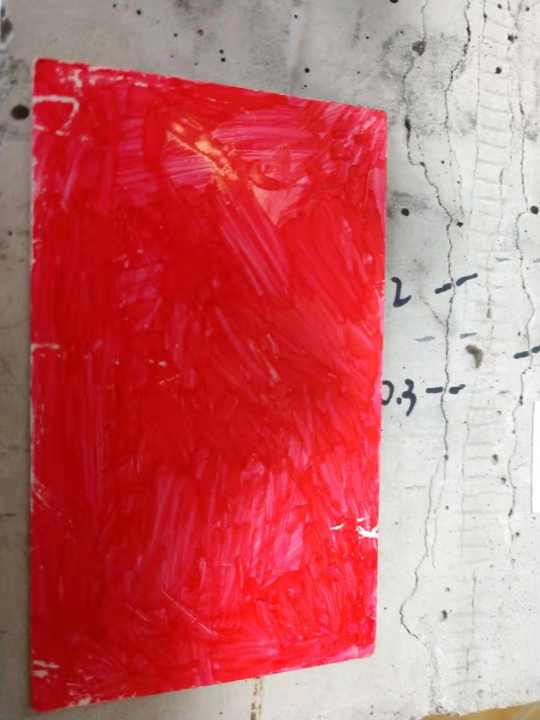
#> input picture image/1347512161.jpg, 1080 x 1440 px (shown at 1/2 size)
$ python -i gap.py   (imports and definitions only)   (older library calls are emulated)
#> lines starting #> are read from the running program, lines starting #| are printed output that depends on the picture
#> further down, picture is the input picture: shape (1440, 1080, 3); mean B, G, R 104, 100.3, 197.8
### module Gap finder

import os, sys,glob
import cv2, imutils
import numpy as np
import configparser

### ================= global var ==========================
is_show = False
is_save = True
ori_im = None
#ori_im = cv2.imread('./gap/gap_sample.jpg')

### ================= private func ========================

# [43 lines left out: functions im_draw, im_to_green, not called in this run]

### ================= process func ========================

### rgb img white_balance
def white_balance(im):
    r, g, b = cv2.split(im)
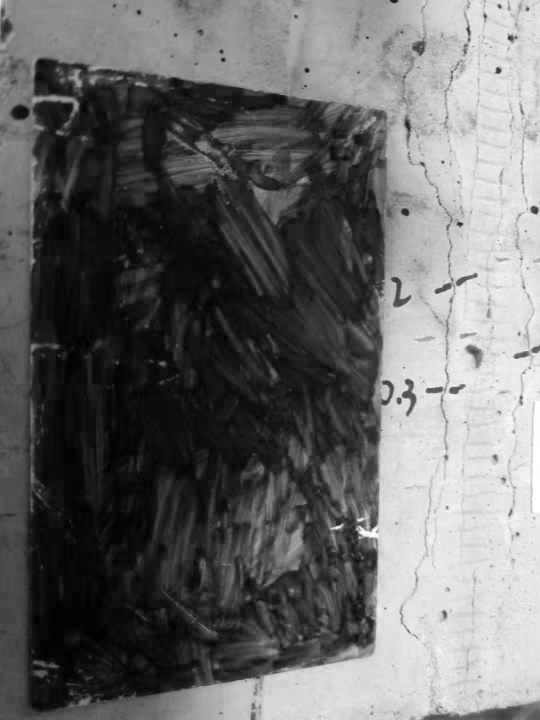
#> r: shape (1440, 1080) (shown at 1/2 size); min 0, max 255, mean 104
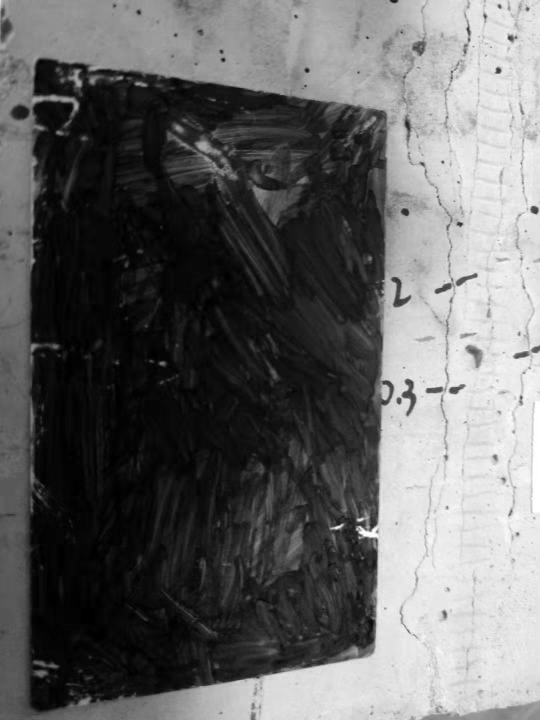
#> g: shape (1440, 1080) (shown at 1/2 size); min 0, max 255, mean 100.3
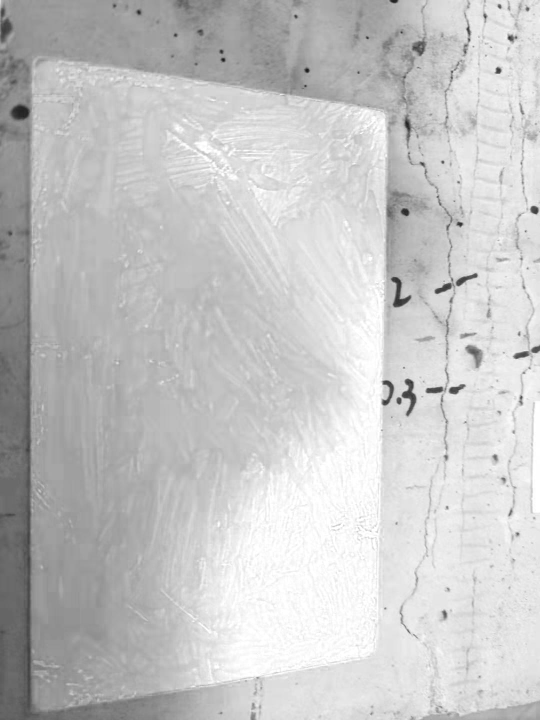
#> b: shape (1440, 1080) (shown at 1/2 size); min 22, max 255, mean 197.8
    r_avg = cv2.mean(r)[0]
#> r_avg = 104
    g_avg = cv2.mean(g)[0]
#> g_avg = 100.3
    b_avg = cv2.mean(b)[0]
#> b_avg = 197.8

    # 求各个通道所占增益
    k = (r_avg + g_avg + b_avg) / 3
#> k = 134
    kr = k / r_avg
#> kr = 1.29
    kg = k / g_avg
#> kg = 1.34
    kb = k / b_avg
#> kb = 0.678

    r = cv2.addWeighted(src1=r, alpha=kr, src2=0, beta=0, gamma=0)
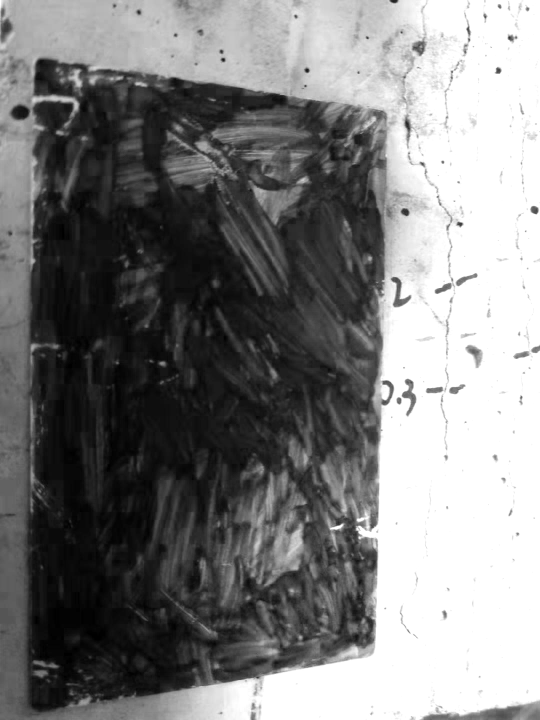
#> r: shape (1440, 1080) (shown at 1/2 size); min 0, max 255, mean 126.4
    g = cv2.addWeighted(src1=g, alpha=kg, src2=0, beta=0, gamma=0)
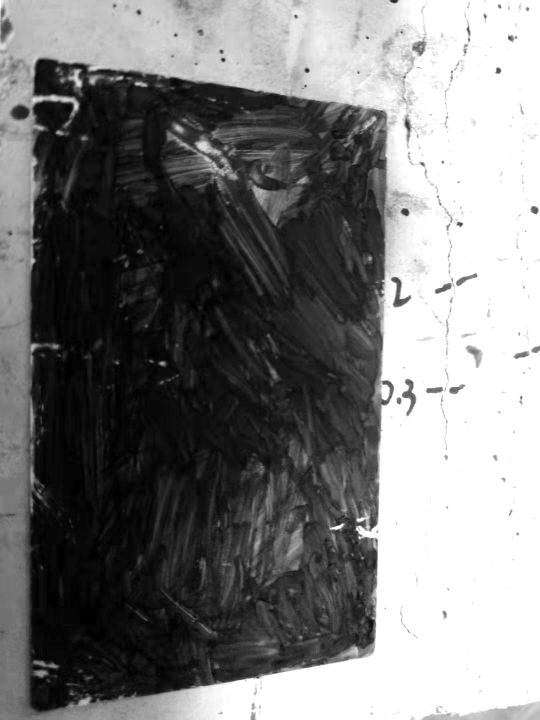
#> g: shape (1440, 1080) (shown at 1/2 size); min 0, max 255, mean 122.4
    b = cv2.addWeighted(src1=b, alpha=kb, src2=0, beta=0, gamma=0)
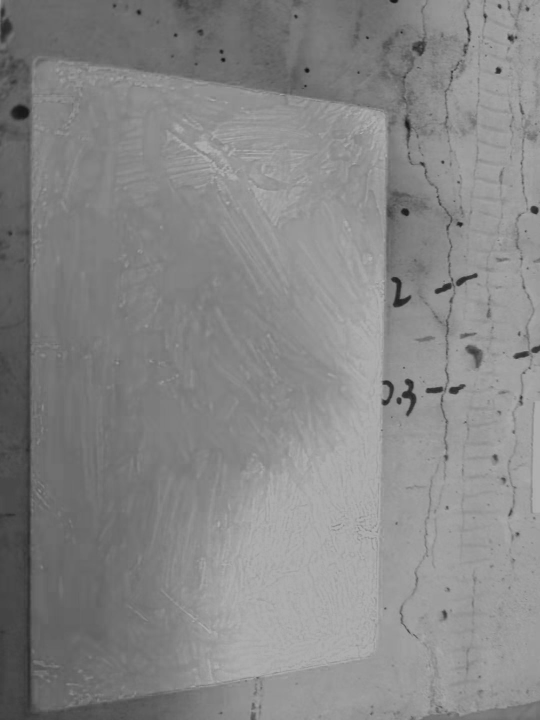
#> b: shape (1440, 1080) (shown at 1/2 size); min 15, max 173, mean 134

    return cv2.merge([b, g, r])
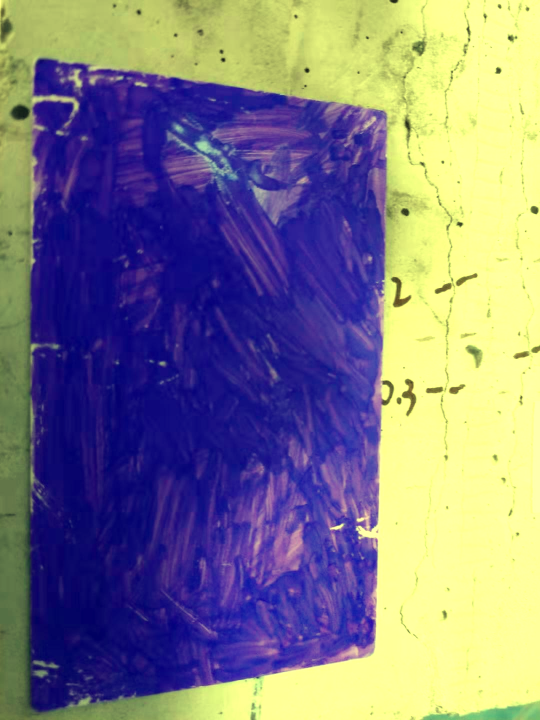
#> returned value: shape (1440, 1080, 3) (shown at 1/2 size); mean of channels 0, 1, 2 134, 122.4, 126.4; drawn as B, G, R


### enhance:
# [314 lines left out: functions enhance_img, canny_contour, sobel_contour, thresholded_img, after_enhance, find_contours and 3 more, not called in this run]

### ======= main =======
# [9 lines not run here, left out]

>>> import cv2
>>> picture = cv2.imread('image/1347512161.jpg')
>>> result = white_balance(picture)

$ run again, on image/1902499114.jpg
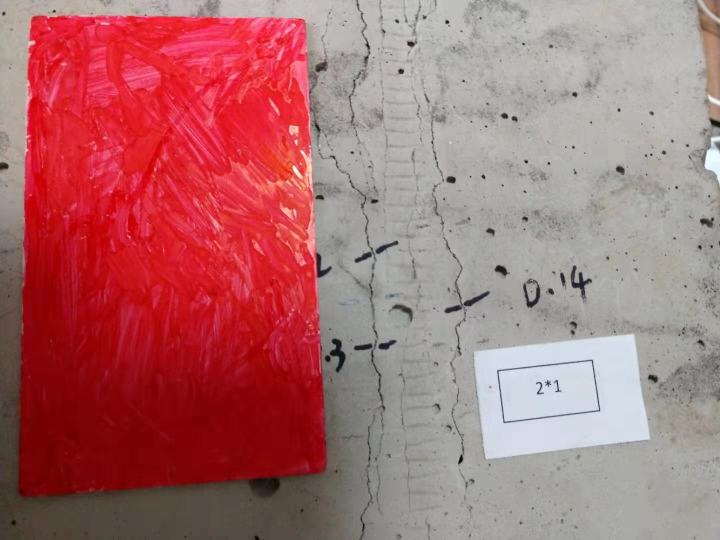
#> input picture image/1902499114.jpg, 1440 x 1080 px (shown at 1/2 size)
#> picture is the input picture: shape (1080, 1440, 3); mean B, G, R 113.4, 111.6, 170.1
#> in white_balance, `r, g, b = cv2.split(im)`:
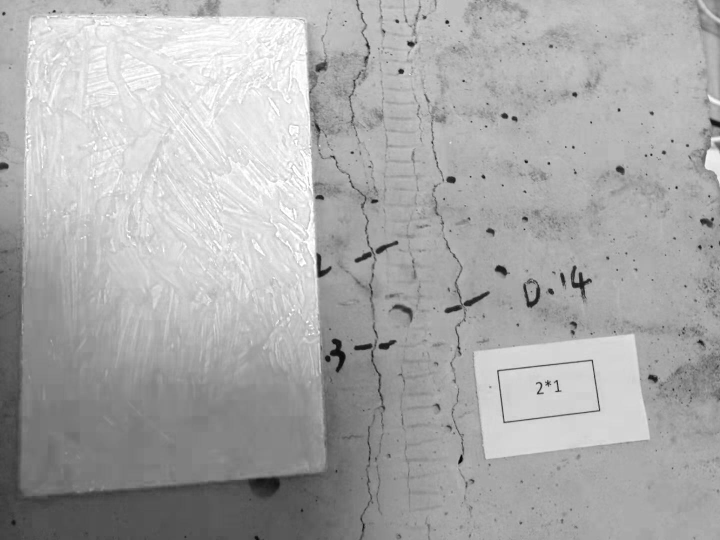
#> b: shape (1080, 1440) (shown at 1/2 size); min 0, max 255, mean 170.1
#> r_avg = 113.4
#> g_avg = 111.6
#> b_avg = 170.1
#> k = 131.7
#> kr = 1.16
#> kg = 1.18
#> kb = 0.774
#> in white_balance, `return cv2.merge([b, g, r])`:
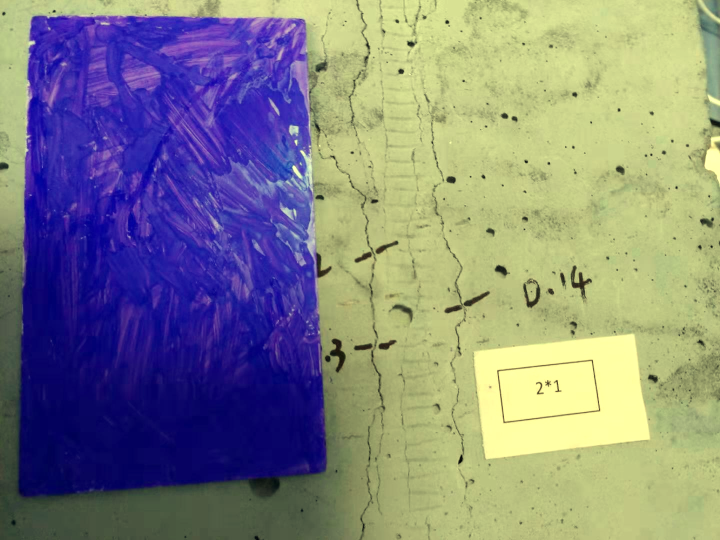
#> returned value: shape (1080, 1440, 3) (shown at 1/2 size); mean of channels 0, 1, 2 131.7, 131.5, 131.1; drawn as B, G, R

$ run again, on image/417130894.jpg
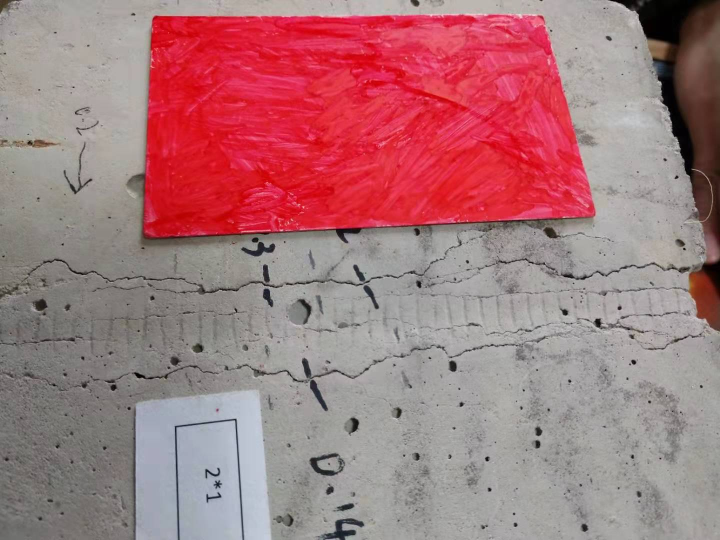
#> input picture image/417130894.jpg, 1440 x 1080 px (shown at 1/2 size)
#> picture is the input picture: shape (1080, 1440, 3); mean B, G, R 124.5, 120.5, 165.3
#> in white_balance, `r, g, b = cv2.split(im)`:
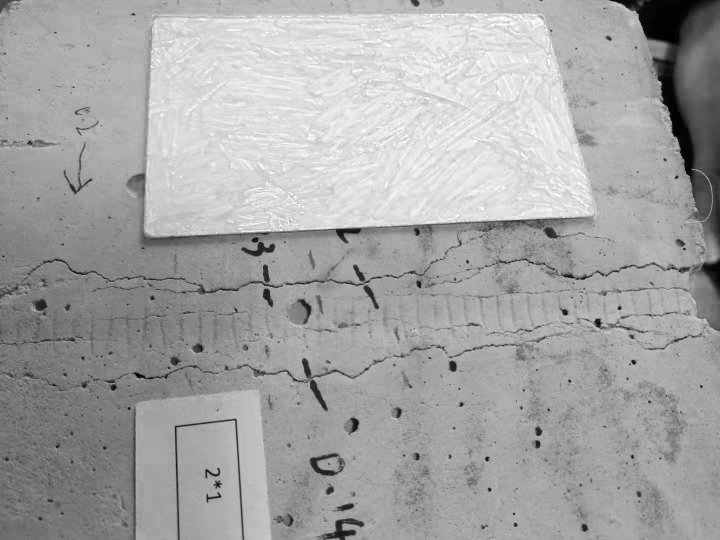
#> b: shape (1080, 1440) (shown at 1/2 size); min 0, max 255, mean 165.3
#> r_avg = 124.5
#> g_avg = 120.5
#> b_avg = 165.3
#> k = 136.8
#> kr = 1.1
#> kg = 1.14
#> kb = 0.827
#> in white_balance, `return cv2.merge([b, g, r])`:
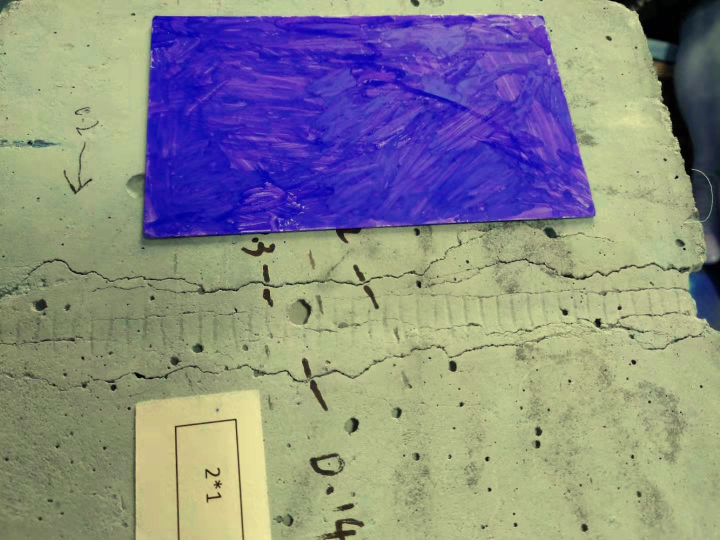
#> returned value: shape (1080, 1440, 3) (shown at 1/2 size); mean of channels 0, 1, 2 136.8, 136.8, 136.8; drawn as B, G, R

$ run again, on image/759996775.jpg
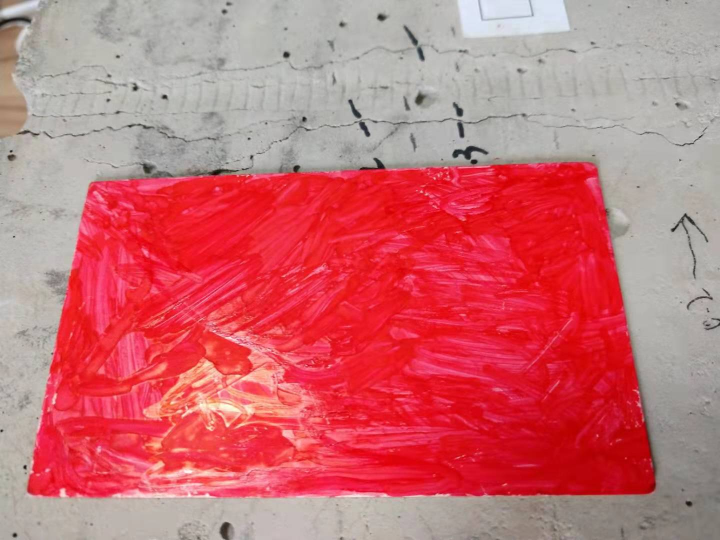
#> input picture image/759996775.jpg, 1440 x 1080 px (shown at 1/2 size)
#> picture is the input picture: shape (1080, 1440, 3); mean B, G, R 115.6, 109.4, 201.6
#> r_avg = 115.6
#> g_avg = 109.4
#> b_avg = 201.6
#> k = 142.2
#> kr = 1.23
#> kg = 1.3
#> kb = 0.705
#> in white_balance, `return cv2.merge([b, g, r])`:
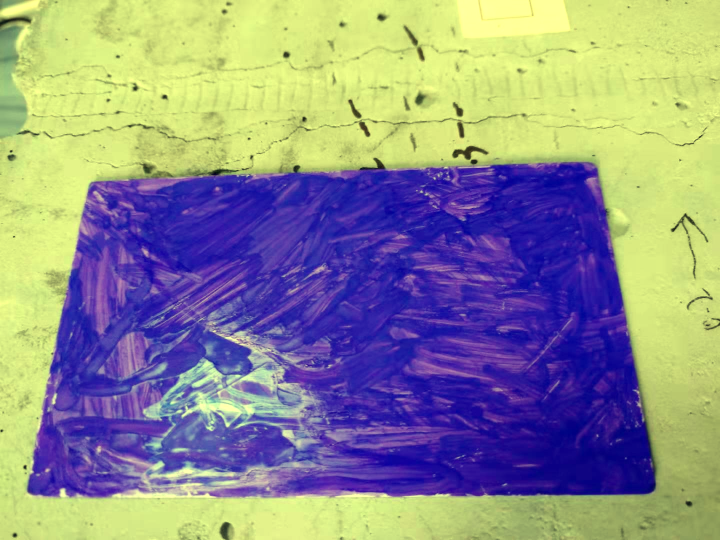
#> returned value: shape (1080, 1440, 3) (shown at 1/2 size); mean of channels 0, 1, 2 142.2, 141.8, 141.9; drawn as B, G, R
